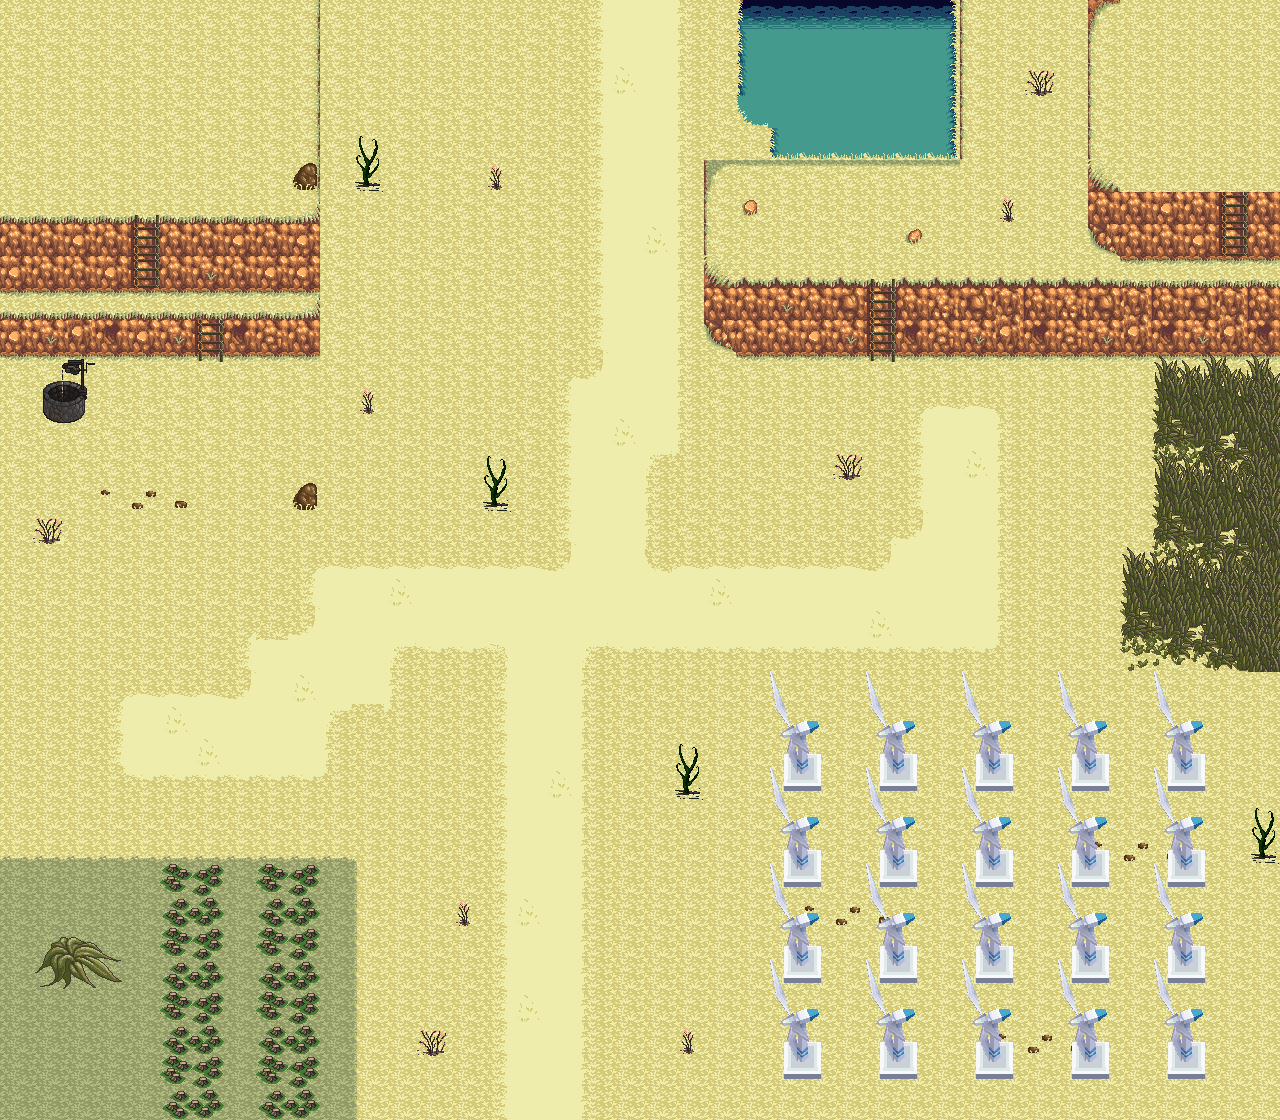

Rendered tile map (Tiled .tmx) drawn with the repository's tilesets; below, a short description and the map source with its tile grids summarised:
An orthogonal 40x35 tile map with 32x32 px tiles, 6 tile layers (Tile Layer 1, Tile Layer 2, Tile Layer 3, Tile Layer 4, ...), 4 tilesets and 38 objects (9x mountain wall, 8x GarbageEntity, 4x TurbineEntity, 3x EnemyEntity, 2x EnemyEntity2, ...).

<map version="1.0" orientation="orthogonal" renderorder="left-down" width="40" height="35" tilewidth="32" tileheight="32" nextobjectid="134">
 <tileset firstgid="1" name="tileSheet3" tilewidth="32" tileheight="32">
  <image source="../img/map/tileSheet3.png" width="960" height="960" />
 </tileset>
 <tileset firstgid="901" name="tileSheet4" tilewidth="32" tileheight="32">
  <image source="../img/map/tileSheet4.png" width="960" height="960" />
  <terraintypes>
   <terrain name="grass" tile="80" />
  </terraintypes>
 </tileset>
 <tileset firstgid="1801" name="tileSheet5" tilewidth="32" tileheight="32">
  <image source="../img/map/tileSheet5.png" width="960" height="960" />
 </tileset>
 <tileset firstgid="2701" name="tileSheet8" tilewidth="33" tileheight="33">
  <image source="../img/map/tileSheet8.png" width="1324" height="1622" />
 </tileset>
 <layer name="Tile Layer 1" width="40" height="35">
  <data>[1400 cells, 1400 non-empty, 51 distinct tile ids]</data>
 </layer>
 <layer name="Tile Layer 2" width="40" height="35">
  <data>[1400 cells, 205 non-empty, 52 distinct tile ids]</data>
 </layer>
 <layer name="Tile Layer 3" width="40" height="35">
  <data>[1400 cells, 165 non-empty, 27 distinct tile ids]</data>
 </layer>
 <layer name="Tile Layer 4" width="40" height="35">
  <data>[1400 cells, 115 non-empty, 25 distinct tile ids]</data>
 </layer>
 <layer name="Tile Layer 5" width="40" height="35">
  <data>[1400 cells, 103 non-empty, 9 distinct tile ids]</data>
 </layer>
 <layer name="Tile Layer 6" width="40" height="35">
  <properties>
   <property name="z" value="100" />
  </properties>
  <data>[1400 cells, 130 non-empty, 12 distinct tile ids]</data>
 </layer>
 <objectgroup name="collision">
  <object id="62" name="outterWall" x="2" y="4">
   <polyline points="0,0 -2,1116 1280,1118 1282,-2 -2,-2" />
  </object>
  <object id="73" name="turbine" x="774.667" y="752" width="425.333" height="309.333" />
  <object id="82" name="well" x="50" y="387" width="29" height="19" />
  <object id="86" name="mountain wall" x="1089" y="4">
   <polyline points="0,0 0,179 28,196 116,197 116,234 32,235 1,217 0,180" />
  </object>
  <object id="88" name="mountain wall" x="1283" y="199">
   <polyline points="0,0 -22,0 -22,39 0,39" />
  </object>
  <object id="89" name="mountain wall" x="705" y="162">
   <polyline points="0,0 -1,120 21,133 149,134 149,184 35,184 0,152 0,123" />
  </object>
  <object id="91" name="mountain wall" x="1281" y="292">
   <polyline points="0,0 -373,2 -372,54 0,52" />
  </object>
  <object id="94" name="mountain wall" x="705" y="161">
   <polyline points="0,0 248,1 247,-158" />
  </object>
  <object id="95" name="mountain wall" x="318" y="5">
   <polyline points="0,0 1,352 -85,350 -84,318 -2,319" />
  </object>
  <object id="99" name="mountain wall" x="8" y="325">
   <polyline points="0,0 172,-2 172,23 0,23" />
  </object>
  <object id="100" name="mountain wall" x="8" y="228">
   <polyline points="0,0 112,-1 112,51 0,52" />
  </object>
  <object id="101" name="mountain wall" x="314" y="227">
   <polyline points="0,0 -140,1 -141,51 3,49" />
  </object>
  <object id="104" name="rock" x="296" y="488" width="18.5" height="13.5" />
  <object id="126" x="749.333" y="2.66667">
   <polyline points="0,0 0,89.3333 14.6667,106.667 28,106.667" />
  </object>
  <object id="127" x="777.333" y="109.333">
   <polyline points="0,0 8,0 8,30.6667 8,48" />
  </object>
  <object id="132" x="458.75" y="693.5" width="14.75" height="15.25" />
  <object id="133" x="477.25" y="714" width="0.25" />
 </objectgroup>
 <objectgroup name="Entities">
  <object id="1" name="mainPlayer" x="544" y="1057" width="32" height="32">
   <properties>
    <property name="image" value="hero" />
    <property name="spritewidth" value="24" />
   </properties>
  </object>
  <object id="28" name="me.LevelEntity" x="288.25" y="159.75" width="32" height="32">
   <properties>
    <property name="duration" value="250" />
    <property name="fade" value="#000000" />
    <property name="to" value="area01" />
   </properties>
  </object>
  <object id="74" name="GarbageEntity" x="1153.33" y="517.333" width="16" height="14">
   <properties>
    <property name="image" value="garbage" />
    <property name="spritewidth" value="16" />
   </properties>
  </object>
  <object id="75" name="GarbageEntity" x="216" y="616" width="16" height="14">
   <properties>
    <property name="image" value="garbage" />
    <property name="spritewidth" value="16" />
   </properties>
  </object>
  <object id="76" name="GarbageEntity" x="1233.33" y="66.6667" width="16" height="14">
   <properties>
    <property name="image" value="garbage" />
    <property name="spritewidth" value="16" />
   </properties>
  </object>
  <object id="77" name="GarbageEntity" x="186.667" y="65.3333" width="16" height="14">
   <properties>
    <property name="image" value="garbage" />
    <property name="spritewidth" value="16" />
   </properties>
  </object>
  <object id="78" name="GarbageEntity" x="49.3333" y="976.667" width="16" height="14">
   <properties>
    <property name="image" value="garbage" />
    <property name="spritewidth" value="16" />
   </properties>
  </object>
  <object id="79" name="GarbageEntity" x="722.333" y="177.667" width="16" height="14">
   <properties>
    <property name="image" value="garbage" />
    <property name="spritewidth" value="16" />
   </properties>
  </object>
  <object id="80" name="GarbageEntity" x="1255" y="1080.83" width="16" height="14">
   <properties>
    <property name="image" value="garbage" />
    <property name="spritewidth" value="16" />
   </properties>
  </object>
  <object id="81" name="GarbageEntity" x="426.667" y="73.3333" width="16" height="14">
   <properties>
    <property name="image" value="garbage" />
    <property name="spritewidth" value="16" />
   </properties>
  </object>
  <object id="120" name="TurbineEntity" x="87.551" y="1044.43" width="42" height="55" rotation="-23.8269">
   <properties>
    <property name="image" value="turbineBlade" />
    <property name="spritewidth" value="50" />
   </properties>
  </object>
  <object id="121" name="TurbineEntity" x="56.77" y="17.1721" width="42" height="55" rotation="37.2022">
   <properties>
    <property name="image" value="turbineBlade" />
    <property name="spritewidth" value="50" />
   </properties>
  </object>
  <object id="122" name="TurbineEntity" x="974.939" y="46.329" width="42" height="55" rotation="-27.6708">
   <properties>
    <property name="image" value="turbineBlade" />
    <property name="spritewidth" value="50" />
   </properties>
  </object>
  <object id="123" name="TurbineEntity" x="1190.94" y="404.329" width="42" height="55" rotation="-27.6708">
   <properties>
    <property name="image" value="turbineBlade" />
    <property name="spritewidth" value="50" />
    <property name="z" value="0" />
   </properties>
  </object>
  <object id="131" x="429.333" y="256" width="129.333" height="114.667" />
 </objectgroup>
 <objectgroup name="EnemyEntities">
  <object id="53" name="EnemyEntity" x="669.667" y="472.667" />
  <object id="113" name="EnemyEntity" x="1025.67" y="488.667" />
  <object id="114" name="EnemyEntity" x="572.333" y="70" />
  <object id="115" name="EnemyEntity2" x="447" y="400.333" />
  <object id="116" name="EnemyEntity2" x="64.3333" y="727" />
  <object id="129" name="TurretEntity" x="458.25" y="694.25" width="16" height="14">
   <properties>
    <property name="image" value="turret" />
    <property name="spritewidth" value="16" />
   </properties>
  </object>
 </objectgroup>
</map>
